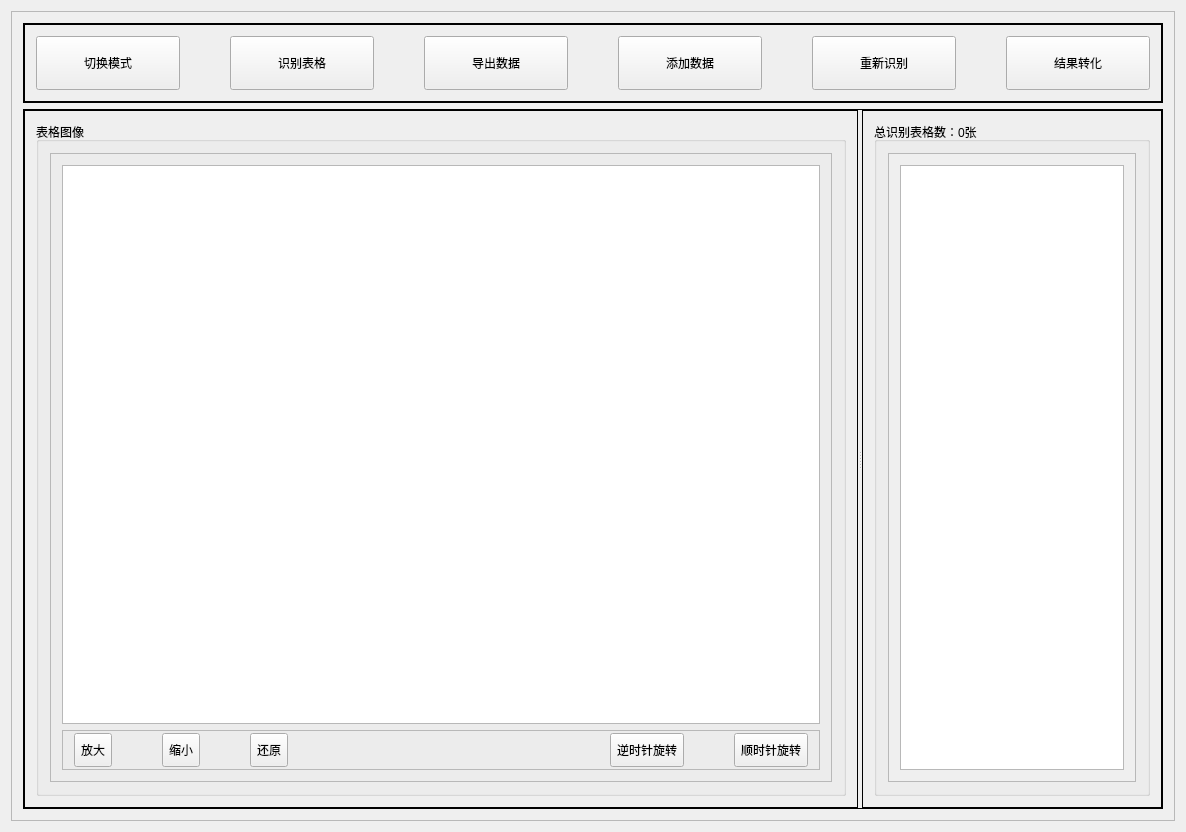
<?xml version="1.0" encoding="UTF-8"?>
<ui version="4.0">
 <class>FormImageAnalyzerClass</class>
 <widget class="QMainWindow" name="FormImageAnalyzerClass">
  <property name="geometry">
   <rect>
    <x>0</x>
    <y>0</y>
    <width>1178</width>
    <height>824</height>
   </rect>
  </property>
  <property name="windowTitle">
   <string>FormImageAnalyzer</string>
  </property>
  <widget class="QWidget" name="centralWidget">
   <layout class="QGridLayout" name="gridLayout">
    <item row="0" column="0">
     <widget class="QFrame" name="centra_frame">
      <property name="frameShape">
       <enum>QFrame::StyledPanel</enum>
      </property>
      <property name="frameShadow">
       <enum>QFrame::Raised</enum>
      </property>
      <layout class="QVBoxLayout" name="verticalLayout">
       <item>
        <widget class="QFrame" name="frame">
         <property name="minimumSize">
          <size>
           <width>0</width>
           <height>80</height>
          </size>
         </property>
         <property name="maximumSize">
          <size>
           <width>16777215</width>
           <height>80</height>
          </size>
         </property>
         <property name="frameShape">
          <enum>QFrame::WinPanel</enum>
         </property>
         <layout class="QHBoxLayout" name="horizontalLayout_2">
          <property name="spacing">
           <number>50</number>
          </property>
          <item>
           <widget class="QToolButton" name="Button_LoadPattern">
            <property name="sizePolicy">
             <sizepolicy hsizetype="Preferred" vsizetype="Preferred">
              <horstretch>0</horstretch>
              <verstretch>0</verstretch>
             </sizepolicy>
            </property>
            <property name="text">
             <string>切换模式</string>
            </property>
           </widget>
          </item>
          <item>
           <widget class="QToolButton" name="Button_Recognize">
            <property name="sizePolicy">
             <sizepolicy hsizetype="Preferred" vsizetype="Preferred">
              <horstretch>0</horstretch>
              <verstretch>0</verstretch>
             </sizepolicy>
            </property>
            <property name="text">
             <string>识别表格</string>
            </property>
           </widget>
          </item>
          <item>
           <widget class="QToolButton" name="Button_Save">
            <property name="sizePolicy">
             <sizepolicy hsizetype="Preferred" vsizetype="Preferred">
              <horstretch>0</horstretch>
              <verstretch>0</verstretch>
             </sizepolicy>
            </property>
            <property name="text">
             <string>导出数据</string>
            </property>
           </widget>
          </item>
          <item>
           <widget class="QToolButton" name="Button_AddData">
            <property name="sizePolicy">
             <sizepolicy hsizetype="Preferred" vsizetype="Preferred">
              <horstretch>0</horstretch>
              <verstretch>0</verstretch>
             </sizepolicy>
            </property>
            <property name="text">
             <string>添加数据</string>
            </property>
           </widget>
          </item>
          <item>
           <widget class="QToolButton" name="Button_Rerecognize">
            <property name="sizePolicy">
             <sizepolicy hsizetype="Preferred" vsizetype="Preferred">
              <horstretch>0</horstretch>
              <verstretch>0</verstretch>
             </sizepolicy>
            </property>
            <property name="text">
             <string>重新识别</string>
            </property>
           </widget>
          </item>
          <item>
           <widget class="QToolButton" name="Button_ExcelRead">
            <property name="sizePolicy">
             <sizepolicy hsizetype="Preferred" vsizetype="Preferred">
              <horstretch>0</horstretch>
              <verstretch>0</verstretch>
             </sizepolicy>
            </property>
            <property name="text">
             <string>结果转化</string>
            </property>
           </widget>
          </item>
         </layout>
        </widget>
       </item>
       <item>
        <widget class="QSplitter" name="splitter">
         <property name="minimumSize">
          <size>
           <width>1140</width>
           <height>700</height>
          </size>
         </property>
         <property name="frameShape">
          <enum>QFrame::Panel</enum>
         </property>
         <property name="orientation">
          <enum>Qt::Horizontal</enum>
         </property>
         <widget class="QFrame" name="frame_3">
          <property name="sizePolicy">
           <sizepolicy hsizetype="Expanding" vsizetype="Preferred">
            <horstretch>0</horstretch>
            <verstretch>0</verstretch>
           </sizepolicy>
          </property>
          <property name="frameShape">
           <enum>QFrame::Panel</enum>
          </property>
          <layout class="QVBoxLayout" name="verticalLayout_7">
           <item>
            <widget class="QGroupBox" name="groupBox_2">
             <property name="sizePolicy">
              <sizepolicy hsizetype="Expanding" vsizetype="Preferred">
               <horstretch>0</horstretch>
               <verstretch>0</verstretch>
              </sizepolicy>
             </property>
             <property name="title">
              <string>表格图像</string>
             </property>
             <layout class="QGridLayout" name="gridLayout_4">
              <item row="0" column="0">
               <widget class="QFrame" name="frame_2">
                <property name="frameShape">
                 <enum>QFrame::StyledPanel</enum>
                </property>
                <property name="frameShadow">
                 <enum>QFrame::Plain</enum>
                </property>
                <layout class="QGridLayout" name="gridLayout_3">
                 <item row="0" column="0">
                  <widget class="MyGraphicsView" name="graphicsView"/>
                 </item>
                 <item row="1" column="0">
                  <widget class="QFrame" name="frame_4">
                   <property name="minimumSize">
                    <size>
                     <width>0</width>
                     <height>40</height>
                    </size>
                   </property>
                   <property name="maximumSize">
                    <size>
                     <width>16777215</width>
                     <height>40</height>
                    </size>
                   </property>
                   <property name="frameShape">
                    <enum>QFrame::StyledPanel</enum>
                   </property>
                   <layout class="QHBoxLayout" name="horizontalLayout_3">
                    <property name="spacing">
                     <number>50</number>
                    </property>
                    <property name="topMargin">
                     <number>2</number>
                    </property>
                    <property name="bottomMargin">
                     <number>2</number>
                    </property>
                    <item>
                     <widget class="QToolButton" name="Button_ZoomIn">
                      <property name="sizePolicy">
                       <sizepolicy hsizetype="Preferred" vsizetype="Preferred">
                        <horstretch>0</horstretch>
                        <verstretch>0</verstretch>
                       </sizepolicy>
                      </property>
                      <property name="text">
                       <string>放大</string>
                      </property>
                     </widget>
                    </item>
                    <item>
                     <widget class="QToolButton" name="Button_ZoomOut">
                      <property name="sizePolicy">
                       <sizepolicy hsizetype="Preferred" vsizetype="Preferred">
                        <horstretch>0</horstretch>
                        <verstretch>0</verstretch>
                       </sizepolicy>
                      </property>
                      <property name="text">
                       <string>缩小</string>
                      </property>
                     </widget>
                    </item>
                    <item>
                     <widget class="QToolButton" name="Button_Recover">
                      <property name="sizePolicy">
                       <sizepolicy hsizetype="Preferred" vsizetype="Preferred">
                        <horstretch>0</horstretch>
                        <verstretch>0</verstretch>
                       </sizepolicy>
                      </property>
                      <property name="text">
                       <string>还原</string>
                      </property>
                     </widget>
                    </item>
                    <item>
                     <spacer name="horizontalSpacer">
                      <property name="orientation">
                       <enum>Qt::Horizontal</enum>
                      </property>
                      <property name="sizeHint" stdset="0">
                       <size>
                        <width>40</width>
                        <height>20</height>
                       </size>
                      </property>
                     </spacer>
                    </item>
                    <item>
                     <widget class="QToolButton" name="Button_Clockwise">
                      <property name="sizePolicy">
                       <sizepolicy hsizetype="Preferred" vsizetype="Preferred">
                        <horstretch>0</horstretch>
                        <verstretch>0</verstretch>
                       </sizepolicy>
                      </property>
                      <property name="text">
                       <string>逆时针旋转</string>
                      </property>
                     </widget>
                    </item>
                    <item>
                     <widget class="QToolButton" name="Button_Negative">
                      <property name="sizePolicy">
                       <sizepolicy hsizetype="Preferred" vsizetype="Preferred">
                        <horstretch>0</horstretch>
                        <verstretch>0</verstretch>
                       </sizepolicy>
                      </property>
                      <property name="text">
                       <string>顺时针旋转</string>
                      </property>
                     </widget>
                    </item>
                   </layout>
                  </widget>
                 </item>
                </layout>
               </widget>
              </item>
             </layout>
            </widget>
           </item>
          </layout>
         </widget>
         <widget class="QFrame" name="frame_1">
          <property name="sizePolicy">
           <sizepolicy hsizetype="Preferred" vsizetype="Preferred">
            <horstretch>0</horstretch>
            <verstretch>0</verstretch>
           </sizepolicy>
          </property>
          <property name="minimumSize">
           <size>
            <width>300</width>
            <height>0</height>
           </size>
          </property>
          <property name="maximumSize">
           <size>
            <width>300</width>
            <height>16777215</height>
           </size>
          </property>
          <property name="frameShape">
           <enum>QFrame::Panel</enum>
          </property>
          <layout class="QVBoxLayout" name="verticalLayout_6">
           <item>
            <widget class="QGroupBox" name="groupBox_ListTitle">
             <property name="title">
              <string>总识别表格数：0张</string>
             </property>
             <layout class="QVBoxLayout" name="verticalLayout_8">
              <item>
               <widget class="QScrollArea" name="scrollArea_2">
                <property name="widgetResizable">
                 <bool>true</bool>
                </property>
                <widget class="QWidget" name="scrollAreaWidgetContents_2">
                 <property name="geometry">
                  <rect>
                   <x>0</x>
                   <y>0</y>
                   <width>258</width>
                   <height>644</height>
                  </rect>
                 </property>
                 <layout class="QGridLayout" name="gridLayout_2">
                  <item row="0" column="0">
                   <widget class="QTableView" name="tableView"/>
                  </item>
                 </layout>
                </widget>
               </widget>
              </item>
             </layout>
            </widget>
           </item>
          </layout>
         </widget>
        </widget>
       </item>
      </layout>
     </widget>
    </item>
   </layout>
  </widget>
 </widget>
 <layoutdefault spacing="6" margin="11"/>
 <customwidgets>
  <customwidget>
   <class>MyGraphicsView</class>
   <extends>QGraphicsView</extends>
   <header>mygraphicsview.h</header>
  </customwidget>
 </customwidgets>
 <resources>
  <include location="formimageanalyzer.qrc"/>
 </resources>
 <connections>
  <connection>
   <sender>Button_LoadPattern</sender>
   <signal>clicked(bool)</signal>
   <receiver>FormImageAnalyzerClass</receiver>
   <slot>OnButtonOpenPatten()</slot>
   <hints>
    <hint type="sourcelabel">
     <x>115</x>
     <y>72</y>
    </hint>
    <hint type="destinationlabel">
     <x>149</x>
     <y>0</y>
    </hint>
   </hints>
  </connection>
  <connection>
   <sender>Button_ZoomIn</sender>
   <signal>clicked(bool)</signal>
   <receiver>FormImageAnalyzerClass</receiver>
   <slot>OnButtonZoomIn()</slot>
   <hints>
    <hint type="sourcelabel">
     <x>81</x>
     <y>751</y>
    </hint>
    <hint type="destinationlabel">
     <x>0</x>
     <y>760</y>
    </hint>
   </hints>
  </connection>
  <connection>
   <sender>Button_ZoomOut</sender>
   <signal>clicked(bool)</signal>
   <receiver>FormImageAnalyzerClass</receiver>
   <slot>OnButtonZoomOut()</slot>
   <hints>
    <hint type="sourcelabel">
     <x>169</x>
     <y>756</y>
    </hint>
    <hint type="destinationlabel">
     <x>136</x>
     <y>853</y>
    </hint>
   </hints>
  </connection>
  <connection>
   <sender>Button_Recover</sender>
   <signal>clicked(bool)</signal>
   <receiver>FormImageAnalyzerClass</receiver>
   <slot>OnButtonRecover()</slot>
   <hints>
    <hint type="sourcelabel">
     <x>268</x>
     <y>748</y>
    </hint>
    <hint type="destinationlabel">
     <x>255</x>
     <y>855</y>
    </hint>
   </hints>
  </connection>
  <connection>
   <sender>Button_Clockwise</sender>
   <signal>clicked(bool)</signal>
   <receiver>FormImageAnalyzerClass</receiver>
   <slot>OnButtonNegativeRotate()</slot>
   <hints>
    <hint type="sourcelabel">
     <x>645</x>
     <y>752</y>
    </hint>
    <hint type="destinationlabel">
     <x>649</x>
     <y>878</y>
    </hint>
   </hints>
  </connection>
  <connection>
   <sender>Button_Negative</sender>
   <signal>clicked(bool)</signal>
   <receiver>FormImageAnalyzerClass</receiver>
   <slot>OnButtonClockwiseRotate()</slot>
   <hints>
    <hint type="sourcelabel">
     <x>775</x>
     <y>756</y>
    </hint>
    <hint type="destinationlabel">
     <x>775</x>
     <y>857</y>
    </hint>
   </hints>
  </connection>
 </connections>
 <slots>
  <slot>OnButtonOpenPatten()</slot>
  <slot>OnButtonZoomIn()</slot>
  <slot>OnButtonZoomOut()</slot>
  <slot>OnButtonRecover()</slot>
  <slot>OnButtonClockwiseRotate()</slot>
  <slot>OnButtonNegativeRotate()</slot>
 </slots>
</ui>
